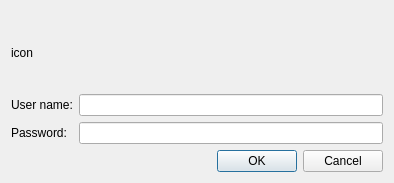
<?xml version="1.0" encoding="UTF-8"?>
<ui version="4.0">
 <class>PasswordDialog</class>
 <widget class="QDialog" name="PasswordDialog">
  <property name="geometry">
   <rect>
    <x>0</x>
    <y>0</y>
    <width>394</width>
    <height>183</height>
   </rect>
  </property>
  <property name="windowTitle">
   <string>Dialog</string>
  </property>
  <layout class="QGridLayout" name="gridLayout">
   <item row="0" column="0">
    <spacer name="verticalSpacer_2">
     <property name="orientation">
      <enum>Qt::Vertical</enum>
     </property>
     <property name="sizeHint" stdset="0">
      <size>
       <width>20</width>
       <height>12</height>
      </size>
     </property>
    </spacer>
   </item>
   <item row="0" column="1" rowspan="3">
    <widget class="QLabel" name="message">
     <property name="text">
      <string/>
     </property>
     <property name="wordWrap">
      <bool>true</bool>
     </property>
    </widget>
   </item>
   <item row="1" column="0">
    <widget class="QLabel" name="icon">
     <property name="sizePolicy">
      <sizepolicy hsizetype="Fixed" vsizetype="Fixed">
       <horstretch>32</horstretch>
       <verstretch>32</verstretch>
      </sizepolicy>
     </property>
     <property name="text">
      <string>icon</string>
     </property>
    </widget>
   </item>
   <item row="2" column="0">
    <spacer name="verticalSpacer">
     <property name="orientation">
      <enum>Qt::Vertical</enum>
     </property>
     <property name="sizeHint" stdset="0">
      <size>
       <width>20</width>
       <height>13</height>
      </size>
     </property>
    </spacer>
   </item>
   <item row="3" column="0">
    <widget class="QLabel" name="userNameLabel">
     <property name="text">
      <string>User name:</string>
     </property>
    </widget>
   </item>
   <item row="3" column="1">
    <widget class="QLineEdit" name="userName"/>
   </item>
   <item row="4" column="0">
    <widget class="QLabel" name="passwordLabel">
     <property name="text">
      <string>Password:</string>
     </property>
    </widget>
   </item>
   <item row="4" column="1">
    <widget class="QLineEdit" name="password">
     <property name="echoMode">
      <enum>QLineEdit::Password</enum>
     </property>
    </widget>
   </item>
   <item row="5" column="0" colspan="2">
    <widget class="QDialogButtonBox" name="buttonBox">
     <property name="orientation">
      <enum>Qt::Horizontal</enum>
     </property>
     <property name="standardButtons">
      <set>QDialogButtonBox::Cancel|QDialogButtonBox::Ok</set>
     </property>
    </widget>
   </item>
  </layout>
 </widget>
 <resources/>
 <connections>
  <connection>
   <sender>buttonBox</sender>
   <signal>accepted()</signal>
   <receiver>PasswordDialog</receiver>
   <slot>accept()</slot>
   <hints>
    <hint type="sourcelabel">
     <x>248</x>
     <y>254</y>
    </hint>
    <hint type="destinationlabel">
     <x>157</x>
     <y>274</y>
    </hint>
   </hints>
  </connection>
  <connection>
   <sender>buttonBox</sender>
   <signal>rejected()</signal>
   <receiver>PasswordDialog</receiver>
   <slot>reject()</slot>
   <hints>
    <hint type="sourcelabel">
     <x>316</x>
     <y>260</y>
    </hint>
    <hint type="destinationlabel">
     <x>286</x>
     <y>274</y>
    </hint>
   </hints>
  </connection>
 </connections>
</ui>
